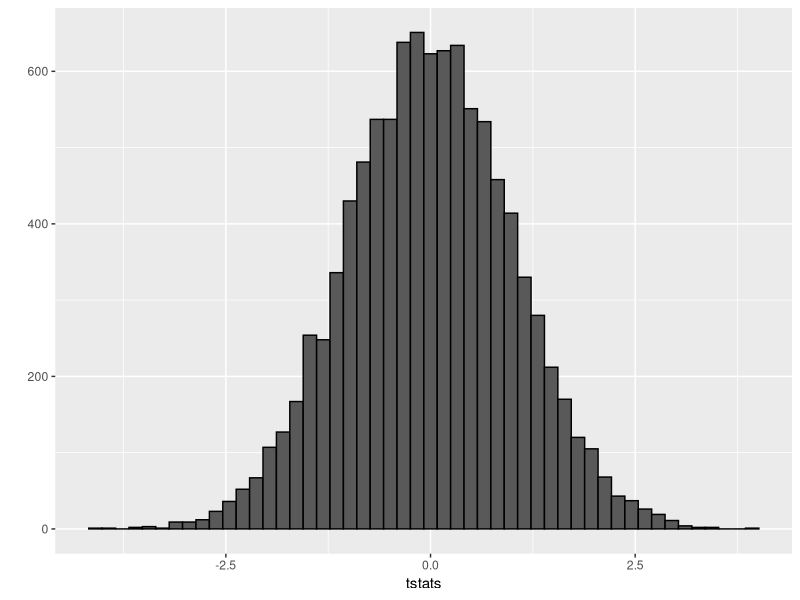
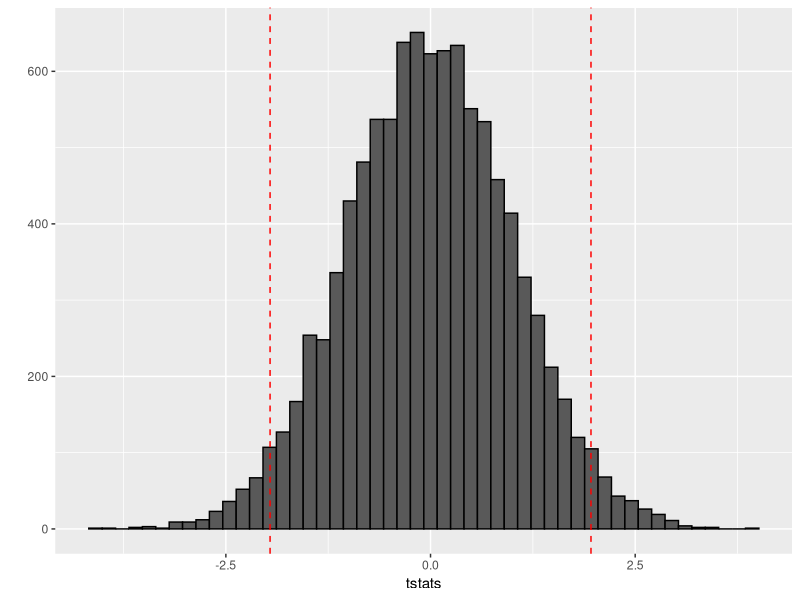
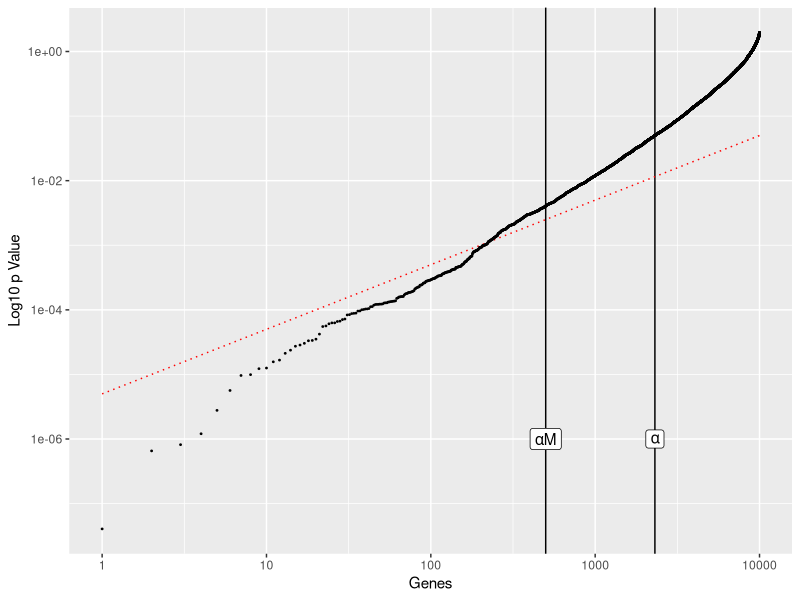
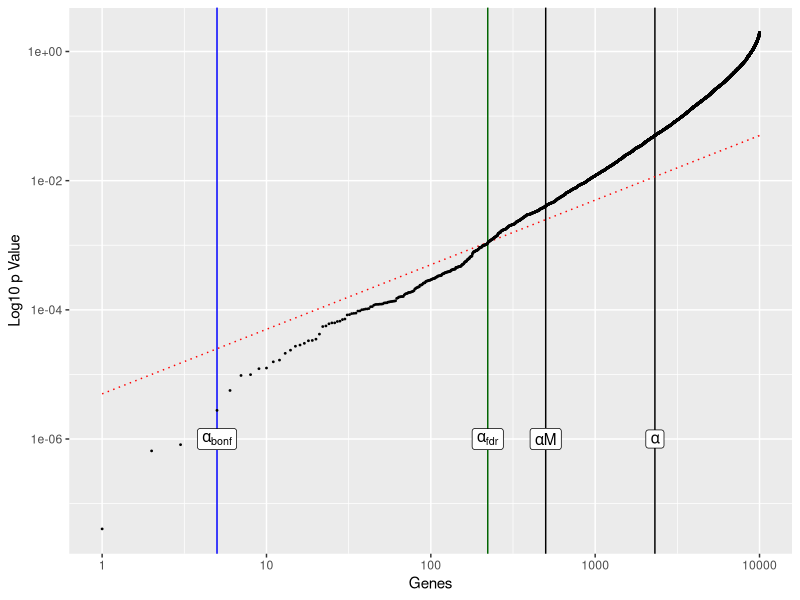

Write R code to recreate these figures, in order.
## ---- chunk 1
knitr::opts_chunk$set(echo = TRUE)

library(ggplot2)
## ---- chunk 2
N_grp1 <- 50
N_grp2 <- 50
N <- N_grp1+N_grp2
M <- 10000

set.seed(453)
TABLE_grp1 <- matrix(rnorm(N_grp1*M,0,1),N_grp1,M,dimnames=list(paste0('sample',1:N_grp1),paste0('gene',1:M)))
TABLE_grp2 <- matrix(rnorm(N_grp2*M,0,1),N_grp2,M,dimnames=list(paste0('sample',1:N_grp2),paste0('gene',1:M)))
TABLE <- rbind(TABLE_grp1,TABLE_grp2)
## ---- chunk 3
tstats <- vector(mode='double',length=M)
for (gene in seq_len(M)){
  grp1 <- TABLE[1:50,gene]
  grp2 <- TABLE[51:100,gene]
  
  mu1 <- mean(grp1)
  mu2 <- mean(grp2)
  
  v1 <- sum((grp1 - mean(grp1))^2)
  v2 <- sum((grp2 - mean(grp2))^2)
  
  s2 <- (1/(N-2))*(v1 + v2)
  se <- sqrt(s2*(1/N_grp1 + 1/N_grp2))
  
  tstats[gene] <- (mu1-mu2)/se
}
## ---- chunk 4
qplot(tstats,geom='histogram',color=I('black'),bins=50)
## ---- chunk 5
qplot(tstats,geom='histogram',color=I('black'),bins=50) +
  geom_vline(xintercept=qnorm(0.025),linetype=2,color='red') +
  geom_vline(xintercept=qnorm(0.975),linetype=2,color='red')
## ---- chunk 6
sum(tstats<qnorm(0.025) | tstats>qnorm(0.975))
## ---- chunk 7
N_grp1 <- 50
N_grp2 <- 50
N <- N_grp1+N_grp2
M <- 10000

set.seed(65)
TABLE_grp1 <- matrix(rnorm(N_grp1*M,.25,2),N_grp1,M,dimnames=list(paste0('sample',1:N_grp1),paste0('gene',1:M)))
TABLE_grp2 <- matrix(rnorm(N_grp2*M,-.25,2),N_grp2,M,dimnames=list(paste0('sample',1:N_grp2),paste0('gene',1:M)))
TABLE <- rbind(TABLE_grp1,TABLE_grp2)

tstats <- vector(mode='double',length=M)
tstats2 <- vector(mode='double',length=M)
for (gene in seq_len(M)){
  grp1 <- TABLE[1:50,gene]
  grp2 <- TABLE[51:100,gene]
  
  mu1 <- mean(grp1)
  mu2 <- mean(grp2)
  
  v1 <- sum((grp1 - mean(grp1))^2)
  v2 <- sum((grp2 - mean(grp2))^2)
  
  s2 <- (1/(N-2))*(v1 + v2)
  se <- sqrt(s2*(1/N_grp1 + 1/N_grp2))
  
  tstats[gene] <- (mu1-mu2)/se
}

sum(tstats<qnorm(0.025) | tstats>qnorm(0.975))
## ---- chunk 8
pvals <- 2*(1-pt(tstats,N-2))
## ---- chunk 9
alpha <- .05
sum(pvals < alpha)
## ---- chunk 10
alpha_bonf <- alpha/M
sum(pvals < alpha_bonf)
## ---- chunk 11
alpha <- .05
df <- data.frame(gene=1:length(pvals),
                 p=sort(pvals),
                 fit=(1:length(pvals))*alpha/M)
ggplot(df,aes(gene,p)) +
  geom_vline(xintercept=sum(pvals < alpha),size=.5) +
  geom_vline(xintercept=alpha*M,size=.5) +
  geom_line(aes(gene,fit),color='red',linetype=3,size=.5) +
  geom_point(size=.3) + 
  scale_x_log10() + scale_y_log10() + labs(x='Genes',y='Log10 p Value') +
  annotate('label',sum(pvals < alpha),1e-06,label='alpha',parse=TRUE) +
  annotate('label',alpha*M,1e-06,label='alpha*M',parse=TRUE)
## ---- chunk 12
alpha_fdr <- max(df$p[df$p < alpha*df$gene/M])
sum(pvals<alpha_fdr)
## ---- chunk 13
ggplot(df,aes(gene,p)) +
  geom_vline(xintercept=sum(pvals < alpha),size=.5) +
  geom_vline(xintercept=alpha*M,size=.5) +
  geom_vline(xintercept=sum(pvals < alpha_bonf),size=.5,color='blue') +
  geom_vline(xintercept=sum(pvals < alpha_fdr),size=.5,color='darkgreen') +
  geom_line(aes(gene,fit),color='red',linetype=3,size=.5) +
  geom_point(size=.3) + 
  scale_x_log10() + scale_y_log10() + labs(x='Genes',y='Log10 p Value') +
  annotate('label',sum(pvals < alpha),1e-06,label='alpha',parse=TRUE) +
  annotate('label',alpha*M,1e-06,label='alpha*M',parse=TRUE) +
  annotate('label',sum(pvals < alpha_bonf),1e-06,label='alpha[bonf]',parse=TRUE) +
  annotate('label',sum(pvals < alpha_fdr),1e-06,label='alpha[fdr]',parse=TRUE)
